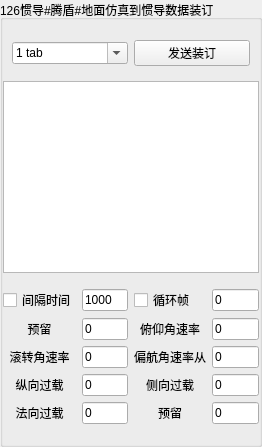
             <widget class="QGroupBox" name="groupBox_27">
              <property name="sizePolicy">
               <sizepolicy hsizetype="Preferred" vsizetype="Maximum">
                <horstretch>0</horstretch>
                <verstretch>0</verstretch>
               </sizepolicy>
              </property>
              <property name="title">
               <string>126惯导#腾盾#地面仿真到惯导数据装订</string>
              </property>
              <layout class="QVBoxLayout" name="verticalLayout_28">
               <property name="leftMargin">
                <number>0</number>
               </property>
               <property name="rightMargin">
                <number>0</number>
               </property>
               <item>
                <widget class="QWidget" name="widget_24" native="true">
                 <layout class="QHBoxLayout" name="horizontalLayout_31">
                  <item>
                   <widget class="QComboBox" name="comboBox_binding_fz">
                    <property name="sizePolicy">
                     <sizepolicy hsizetype="Minimum" vsizetype="Fixed">
                      <horstretch>0</horstretch>
                      <verstretch>0</verstretch>
                     </sizepolicy>
                    </property>
                    <property name="toolTip">
                     <string>&lt;html&gt;&lt;head/&gt;&lt;body&gt;&lt;p&gt;串口&lt;/p&gt;&lt;/body&gt;&lt;/html&gt;</string>
                    </property>
                    <property name="editable">
                     <bool>true</bool>
                    </property>
                    <item>
                     <property name="text">
                      <string>1 tab</string>
                     </property>
                    </item>
                    <item>
                     <property name="text">
                      <string>2 tab</string>
                     </property>
                    </item>
                    <item>
                     <property name="text">
                      <string>3 tab</string>
                     </property>
                    </item>
                   </widget>
                  </item>
                  <item>
                   <widget class="QPushButton" name="pushButton_binding_fz">
                    <property name="sizePolicy">
                     <sizepolicy hsizetype="Ignored" vsizetype="Fixed">
                      <horstretch>0</horstretch>
                      <verstretch>0</verstretch>
                     </sizepolicy>
                    </property>
                    <property name="text">
                     <string>发送装订</string>
                    </property>
                   </widget>
                  </item>
                 </layout>
                </widget>
               </item>
               <item>
                <widget class="QTextEdit" name="textEdit_binging_fz">
                 <property name="sizePolicy">
                  <sizepolicy hsizetype="Expanding" vsizetype="Maximum">
                   <horstretch>0</horstretch>
                   <verstretch>0</verstretch>
                  </sizepolicy>
                 </property>
                 <property name="maximumSize">
                  <size>
                   <width>16777215</width>
                   <height>16777215</height>
                  </size>
                 </property>
                </widget>
               </item>
               <item>
                <widget class="QWidget" name="widget_25" native="true">
                 <property name="sizePolicy">
                  <sizepolicy hsizetype="Ignored" vsizetype="Preferred">
                   <horstretch>0</horstretch>
                   <verstretch>0</verstretch>
                  </sizepolicy>
                 </property>
                 <layout class="QGridLayout" name="gridLayout_28">
                  <property name="leftMargin">
                   <number>0</number>
                  </property>
                  <property name="rightMargin">
                   <number>0</number>
                  </property>
                  <item row="0" column="3">
                   <widget class="QLineEdit" name="lineEdit_binding_fz_2">
                    <property name="sizePolicy">
                     <sizepolicy hsizetype="Preferred" vsizetype="Fixed">
                      <horstretch>0</horstretch>
                      <verstretch>0</verstretch>
                     </sizepolicy>
                    </property>
                    <property name="text">
                     <string>0</string>
                    </property>
                   </widget>
                  </item>
                  <item row="0" column="2">
                   <widget class="QCheckBox" name="checkBox_binding_fz_loop">
                    <property name="text">
                     <string>循环帧</string>
                    </property>
                   </widget>
                  </item>
                  <item row="2" column="0">
                   <widget class="QLabel" name="label_149">
                    <property name="sizePolicy">
                     <sizepolicy hsizetype="Expanding" vsizetype="Preferred">
                      <horstretch>0</horstretch>
                      <verstretch>0</verstretch>
                     </sizepolicy>
                    </property>
                    <property name="text">
                     <string>预留</string>
                    </property>
                    <property name="alignment">
                     <set>Qt::AlignCenter</set>
                    </property>
                   </widget>
                  </item>
                  <item row="2" column="1">
                   <widget class="QLineEdit" name="lineEdit_binding_fz_3">
                    <property name="sizePolicy">
                     <sizepolicy hsizetype="Preferred" vsizetype="Fixed">
                      <horstretch>0</horstretch>
                      <verstretch>0</verstretch>
                     </sizepolicy>
                    </property>
                    <property name="text">
                     <string>0</string>
                    </property>
                   </widget>
                  </item>
                  <item row="0" column="0">
                   <widget class="QCheckBox" name="checkBox_binding_fz">
                    <property name="text">
                     <string>间隔时间</string>
                    </property>
                   </widget>
                  </item>
                  <item row="3" column="1">
                   <widget class="QLineEdit" name="lineEdit_binding_fz_5">
                    <property name="sizePolicy">
                     <sizepolicy hsizetype="Preferred" vsizetype="Fixed">
                      <horstretch>0</horstretch>
                      <verstretch>0</verstretch>
                     </sizepolicy>
                    </property>
                    <property name="text">
                     <string>0</string>
                    </property>
                   </widget>
                  </item>
                  <item row="3" column="3">
                   <widget class="QLineEdit" name="lineEdit_binding_fz_6">
                    <property name="sizePolicy">
                     <sizepolicy hsizetype="Preferred" vsizetype="Fixed">
                      <horstretch>0</horstretch>
                      <verstretch>0</verstretch>
                     </sizepolicy>
                    </property>
                    <property name="text">
                     <string>0</string>
                    </property>
                   </widget>
                  </item>
                  <item row="4" column="3">
                   <widget class="QLineEdit" name="lineEdit_binding_fz_8">
                    <property name="sizePolicy">
                     <sizepolicy hsizetype="Preferred" vsizetype="Fixed">
                      <horstretch>0</horstretch>
                      <verstretch>0</verstretch>
                     </sizepolicy>
                    </property>
                    <property name="text">
                     <string>0</string>
                    </property>
                   </widget>
                  </item>
                  <item row="2" column="3">
                   <widget class="QLineEdit" name="lineEdit_binding_fz_4">
                    <property name="sizePolicy">
                     <sizepolicy hsizetype="Preferred" vsizetype="Fixed">
                      <horstretch>0</horstretch>
                      <verstretch>0</verstretch>
                     </sizepolicy>
                    </property>
                    <property name="text">
                     <string>0</string>
                    </property>
                   </widget>
                  </item>
                  <item row="0" column="1">
                   <widget class="QLineEdit" name="lineEdit_binding_fz_1">
                    <property name="sizePolicy">
                     <sizepolicy hsizetype="Preferred" vsizetype="Fixed">
                      <horstretch>0</horstretch>
                      <verstretch>0</verstretch>
                     </sizepolicy>
                    </property>
                    <property name="text">
                     <string>1000</string>
                    </property>
                   </widget>
                  </item>
                  <item row="4" column="1">
                   <widget class="QLineEdit" name="lineEdit_binding_fz_7">
                    <property name="sizePolicy">
                     <sizepolicy hsizetype="Preferred" vsizetype="Fixed">
                      <horstretch>0</horstretch>
                      <verstretch>0</verstretch>
                     </sizepolicy>
                    </property>
                    <property name="text">
                     <string>0</string>
                    </property>
                   </widget>
                  </item>
                  <item row="2" column="2">
                   <widget class="QLabel" name="label_150">
                    <property name="sizePolicy">
                     <sizepolicy hsizetype="Expanding" vsizetype="Preferred">
                      <horstretch>0</horstretch>
                      <verstretch>0</verstretch>
                     </sizepolicy>
                    </property>
                    <property name="text">
                     <string>俯仰角速率</string>
                    </property>
                    <property name="alignment">
                     <set>Qt::AlignCenter</set>
                    </property>
                   </widget>
                  </item>
                  <item row="5" column="1">
                   <widget class="QLineEdit" name="lineEdit_binding_fz_9">
                    <property name="sizePolicy">
                     <sizepolicy hsizetype="Preferred" vsizetype="Fixed">
                      <horstretch>0</horstretch>
                      <verstretch>0</verstretch>
                     </sizepolicy>
                    </property>
                    <property name="text">
                     <string>0</string>
                    </property>
                   </widget>
                  </item>
                  <item row="5" column="3">
                   <widget class="QLineEdit" name="lineEdit_binding_fz_10">
                    <property name="sizePolicy">
                     <sizepolicy hsizetype="Preferred" vsizetype="Fixed">
                      <horstretch>0</horstretch>
                      <verstretch>0</verstretch>
                     </sizepolicy>
                    </property>
                    <property name="text">
                     <string>0</string>
                    </property>
                   </widget>
                  </item>
                  <item row="3" column="0">
                   <widget class="QLabel" name="label_154">
                    <property name="sizePolicy">
                     <sizepolicy hsizetype="Expanding" vsizetype="Preferred">
                      <horstretch>0</horstretch>
                      <verstretch>0</verstretch>
                     </sizepolicy>
                    </property>
                    <property name="text">
                     <string>滚转角速率</string>
                    </property>
                    <property name="alignment">
                     <set>Qt::AlignCenter</set>
                    </property>
                   </widget>
                  </item>
                  <item row="3" column="2">
                   <widget class="QLabel" name="label_152">
                    <property name="sizePolicy">
                     <sizepolicy hsizetype="Expanding" vsizetype="Preferred">
                      <horstretch>0</horstretch>
                      <verstretch>0</verstretch>
                     </sizepolicy>
                    </property>
                    <property name="text">
                     <string>偏航角速率从</string>
                    </property>
                    <property name="alignment">
                     <set>Qt::AlignCenter</set>
                    </property>
                   </widget>
                  </item>
                  <item row="4" column="0">
                   <widget class="QLabel" name="label_151">
                    <property name="sizePolicy">
                     <sizepolicy hsizetype="Expanding" vsizetype="Preferred">
                      <horstretch>0</horstretch>
                      <verstretch>0</verstretch>
                     </sizepolicy>
                    </property>
                    <property name="text">
                     <string>纵向过载</string>
                    </property>
                    <property name="alignment">
                     <set>Qt::AlignCenter</set>
                    </property>
                   </widget>
                  </item>
                  <item row="4" column="2">
                   <widget class="QLabel" name="label_153">
                    <property name="sizePolicy">
                     <sizepolicy hsizetype="Expanding" vsizetype="Preferred">
                      <horstretch>0</horstretch>
                      <verstretch>0</verstretch>
                     </sizepolicy>
                    </property>
                    <property name="text">
                     <string>侧向过载</string>
                    </property>
                    <property name="alignment">
                     <set>Qt::AlignCenter</set>
                    </property>
                   </widget>
                  </item>
                  <item row="5" column="0">
                   <widget class="QLabel" name="label_155">
                    <property name="sizePolicy">
                     <sizepolicy hsizetype="Expanding" vsizetype="Preferred">
                      <horstretch>0</horstretch>
                      <verstretch>0</verstretch>
                     </sizepolicy>
                    </property>
                    <property name="text">
                     <string>法向过载</string>
                    </property>
                    <property name="alignment">
                     <set>Qt::AlignCenter</set>
                    </property>
                   </widget>
                  </item>
                  <item row="5" column="2">
                   <widget class="QLabel" name="label_156">
                    <property name="sizePolicy">
                     <sizepolicy hsizetype="Expanding" vsizetype="Preferred">
                      <horstretch>0</horstretch>
                      <verstretch>0</verstretch>
                     </sizepolicy>
                    </property>
                    <property name="text">
                     <string>预留</string>
                    </property>
                    <property name="alignment">
                     <set>Qt::AlignCenter</set>
                    </property>
                   </widget>
                  </item>
                 </layout>
                </widget>
               </item>
              </layout>
             </widget>
